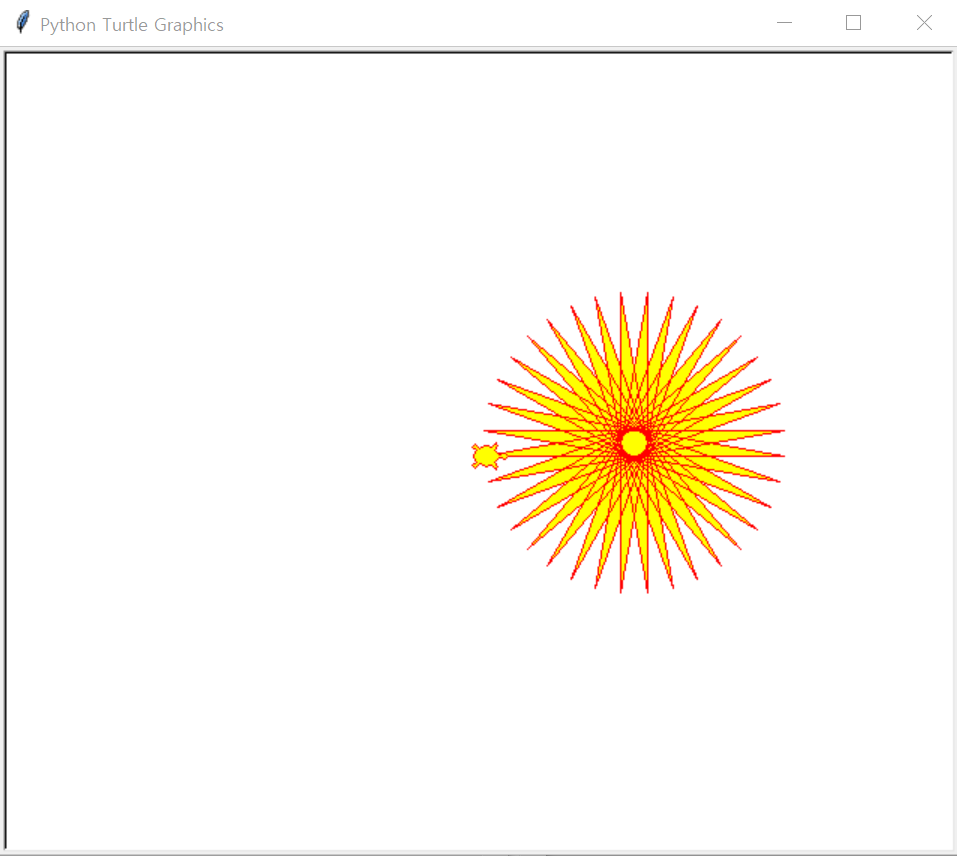

Here is the Python script that generated this plot:
import turtle

t = turtle.Turtle()
t.shape("turtle")
t.color("red","yellow")
t.begin_fill()

while True:
  t.forward(200)
  t.left(170)
  if abs(t.pos()) < 1:
    break

t.end_fill()
